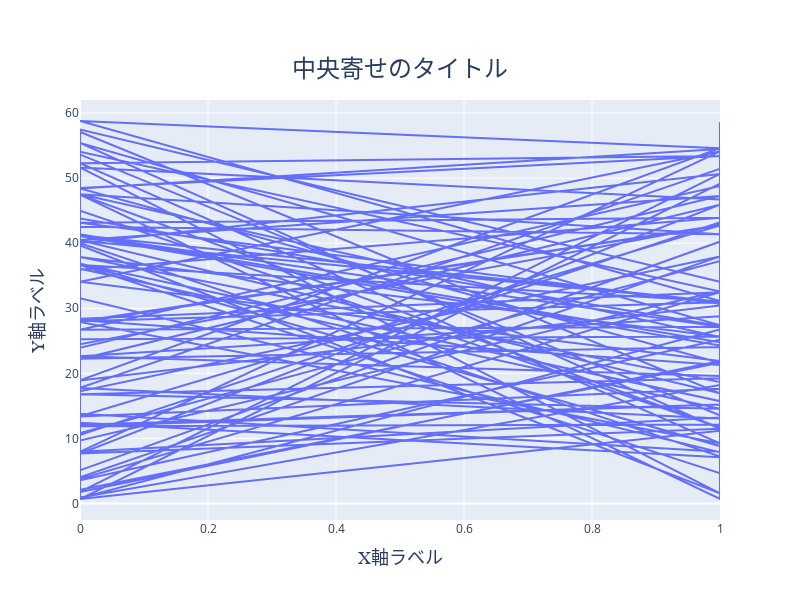

The code cell stored with this chart in its notebook:
### Code cell
# グラフ全体の構成を表すオブジェクトを作成
fig = go.Figure()

# データ系列を追加
fig.add_trace(go.Scatter(x=df1['labels'], y=df1['deg'], ))

# レイアウトを設定
fig.update_layout(
    title={
        'text': "中央寄せのタイトル",  # タイトルのテキスト
        'y': 0.9,                   # 垂直方向の位置 (1.0が一番上)
        'x': 0.5,                   # 水平方向の位置 (0.5が中央)
        'xanchor': 'center',        # 水平方向の基準
        'yanchor': 'top'            # 垂直方向の基準
    },
    title_font={
        'size': 24,                 # フォントサイズ
        'family': 'Meiryo UI'       # フォントファミリー
    },
    xaxis_title="X軸ラベル",
    yaxis_title="Y軸ラベル",
    xaxis_title_font={'size': 18, 'family': 'Meiryo UI'},  # X軸ラベルを太字
    yaxis_title_font={'size': 18, 'family': 'Meiryo UI'},  # Y軸ラベルを太字
    width=800,                      # 幅を指定
    height=600,                      # 高さを指定
)

### Figure 1 — Plotly figure (JSON) as saved in the notebook; plotly's stock layout.template omitted (floating-point values rounded to 4 significant figures; data arrays with more than 128 entries replaced by an {"elided": "..."} marker saying what was removed)
{"data": [{"type": "scatter", "x": {"elided": "200 int values"}, "y": {"elided": "200 float values"}}], "layout": {"height": 600, "title": {"font": {"family": "Meiryo UI", "size": 24}, "text": "中央寄せのタイトル", "x": 0.5, "xanchor": "center", "y": 0.9, "yanchor": "top"}, "width": 800, "xaxis": {"title": {"font": {"family": "Meiryo UI", "size": 18}, "text": "X軸ラベル"}}, "yaxis": {"title": {"font": {"family": "Meiryo UI", "size": 18}, "text": "Y軸ラベル"}}}}
